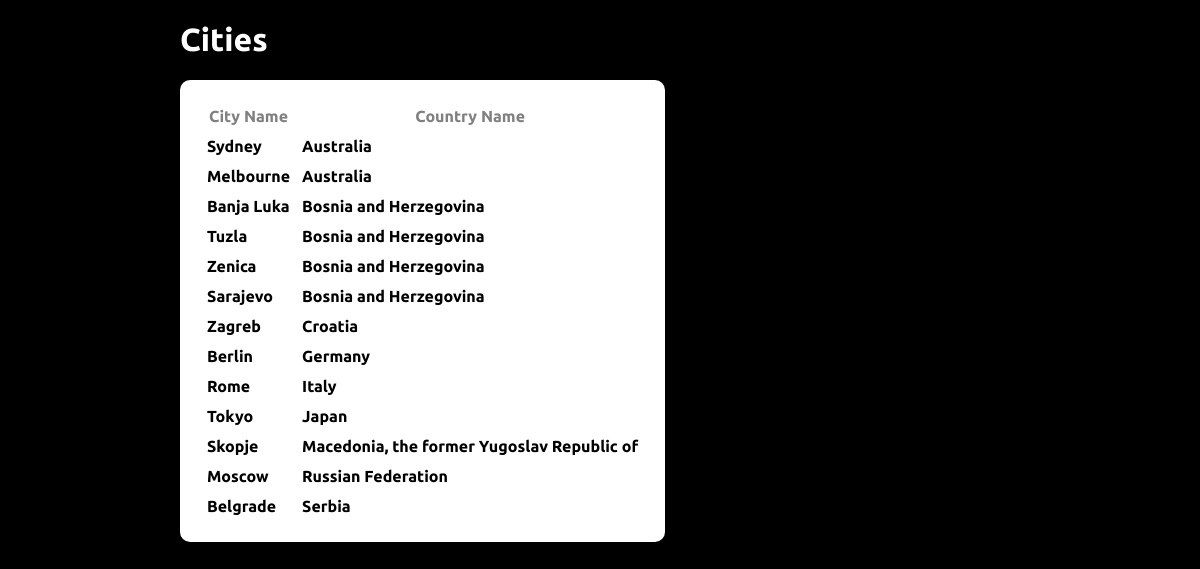
Page /readCities.php on the committed database.
### tables this page shows
CREATE TABLE `cities` (
  `CityID` int(11) NOT NULL,
  `CityName` varchar(225) NOT NULL,
  `CountryFK` int(11) NOT NULL
);

CREATE TABLE `countries` (
  `CountryID` int(11) NOT NULL,
  `CountryName` varchar(255) NOT NULL
);

### readCities.php (the view, shortened to what this page needs)
<?php
include ('database.php');
?>
<!DOCTYPE html>
<html>
<head>
    <link rel="stylesheet" href="styles.css">
</head>
<body>
<h1>Cities</h1>
<?php
$queryultima = "SELECT `cit`.`CityID`, `cit`.`CityName`, `c`.`CountryName` from cities cit, countries c where cit.CountryFK=c.CountryID ORDER BY `c`.`CountryName`";
$result = mysqli_query($con, $queryultima);
?>
<table>
    <tr>
        <th>City Name</th>
        <th>Country Name</th>
    </tr>
    <?php while($row = mysqli_fetch_assoc($result)){ ?>
            <td> <?php echo $row['CityName'] ?></td>
            <td> <?php echo $row['CountryName'] ?></td>
    <?php } ?>
</table>
</body>
</html>

### styles.css (style rules this page uses)
html { background-color: black; }
table { border: 2px; color: black; background-color: white; border-radius: 10px; padding: 20px; font-weight: bold; }
h1,h2,h3,h4,h5,h6 { color: white; }
th { color: gray; padding: 5px; font-weight: bold; }
td { padding: 5px; }
body { width: 70%; margin: auto; background-color: black; font-family: "Ubuntu"; }

### rows in the picture
cities: CityName "Sydney", CountryFK.CountryName "Australia"
cities: CityName "Melbourne", CountryFK.CountryName "Australia"
cities: CityName "Banja Luka", CountryFK.CountryName "Bosnia and Herzegovina"
cities: CityName "Tuzla", CountryFK.CountryName "Bosnia and Herzegovina"
cities: CityName "Zenica", CountryFK.CountryName "Bosnia and Herzegovina"
cities: CityName "Sarajevo", CountryFK.CountryName "Bosnia and Herzegovina"
cities: CityName "Zagreb", CountryFK.CountryName "Croatia"
cities: CityName "Berlin", CountryFK.CountryName "Germany"
cities: CityName "Rome", CountryFK.CountryName "Italy"
cities: CityName "Tokyo", CountryFK.CountryName "Japan"
cities: CityName "Skopje", CountryFK.CountryName "Macedonia, the former Yugoslav Republic of"
cities: CityName "Moscow", CountryFK.CountryName "Russian Federation"
cities: CityName "Belgrade", CountryFK.CountryName "Serbia"
